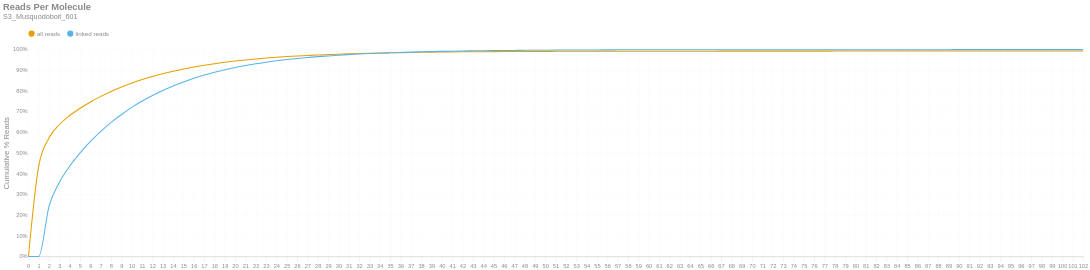

This figure's notebook cell:
### Markdown cell above
### Reads per Molecule
This chart shows the cumulative distribution of the number of reads per linked molecule. That is, how many alignments are associated with a unique molecule. This excludes the number of reads associated with invalid or absent linked-read barcodes. The `linked` histogram is the percentages recalculated when disregarding singletons.

### Code cell
if SKIPLR:
    print_html(f"Skipped")
else:
    counts = np.bincount(valids['reads'].cast(pl.Int64).to_numpy())
    weighted = counts * np.arange(len(counts))
    all_perc = weighted / n_reads
    linked_perc = weighted / n_linked_reads
    linked_perc[1] = 0
    binned_df = pl.DataFrame({
        'readsper': list(range(len(counts))),
        'all reads (cumsum)': np.cumsum(all_perc).tolist(),
        'linked reads (cumsum)': np.cumsum(linked_perc).tolist(),
    })

    with SafeRender(binned_df):
        (
            density_plot(binned_df, 'Reads Per Molecule', samplename, 'readspmol')
            .encode(
                x=alt.X('readsper:O', title=None).axis(labelAngle=0).scale(padding=0),
                y=alt.Y('value:Q', title='Cumulative % Reads').axis(format='%').stack(False),
                color=alt.Color("key:N").scale(domain=["all reads", "linked reads"]),
                tooltip=[
                    alt.Tooltip("key:N", title="Data Type"),
                    alt.Tooltip("readsper:O", title="Reads Per Molecule"),
                    alt.Tooltip("value:Q", format=".2%", title="% Reads (Cum.)")
                ]            
            )
        ).display()

### Figure 1 — Vega-Lite specification as saved in the notebook (floating-point values rounded to 4 significant figures)
{"width": "container", "height": 400, "config": {"title": {"anchor": "start", "dy": -15, "fontSize": 18, "color": "#888888", "subtitleColor": "#888888", "subtitleFontSize": 14}, "arc": {"fill": "#0072B2"}, "axis": {"domainColor": "#888888", "domainWidth": 0.5, "gridWidth": 0.2, "grid": false, "titleFontWeight": 400, "titleFontSize": 15, "labelFontSize": 11, "labelColor": "#888888", "tickColor": "#888888", "tickWidth": 0.2, "titleColor": "#888888"}, "axisBand": {"grid": false}, "axisX": {"grid": true, "tickSize": 10, "domainCap": "round"}, "axisY": {"domain": false, "grid": true, "tickSize": 0, "domainCap": "round"}, "background": "transparent", "header": {"labelFontSize": 15, "labelColor": "#888888", "titleFontSize": 15, "titleFontWeight": 600, "titleColor": "#888888"}, "legend": {"labelFont": "sans-serif", "labelFontSize": 12, "labelColor": "#888888", "symbolSize": 100, "symbolType": "circle", "titleFontSize": 12, "titlePadding": 10, "titleColor": "#888888", "title": null, "orient": "top"}, "range": {"category": ["#E69F00", "#56B4E9", "#009E73", "#F0E442", "#0072B2", "#D55E00", "#CC79A7", "#000000"], "diverging": ["#cfe8f3", "#a2d4ec", "#73bfe2", "#46abdb", "#1696d2", "#12719e"]}, "area": {"fill": "#0072B2", "fillOpacity": 0.7, "line": true, "strokeOpacity": 0.7}, "line": {"color": "#0072B2", "stroke": "#0072B2", "strokeWidth": 2}, "trail": {"color": "#0072B2", "stroke": "#0072B2", "strokeWidth": 0, "size": 1}, "point": {"filled": true, "fillOpacity": 1.0, "size": 95}, "text": {"color": "#888888", "fontSize": 11, "align": "right", "fontWeight": 400, "size": 11}, "bar": {"fill": "#0072B2", "stroke": null}, "view": {"stroke": null, "continuousWidth": 660, "continuousHeight": 400}}, "data": {"name": "data-27a051c1561fbcbdeeb8eb5b97b787e2"}, "mark": {"type": "line", "interpolate": "monotone", "point": {"opacity": 0, "size": 275}}, "encoding": {"color": {"field": "key", "scale": {"domain": ["all reads", "linked reads"]}, "type": "nominal"}, "tooltip": [{"field": "key", "title": "Data Type", "type": "nominal"}, {"field": "readsper", "title": "Reads Per Molecule", "type": "ordinal"}, {"field": "value", "format": ".2%", "title": "% Reads (Cum.)", "type": "quantitative"}], "x": {"axis": {"labelAngle": 0}, "field": "readsper", "scale": {"padding": 0}, "title": null, "type": "ordinal"}, "y": {"axis": {"format": "%"}, "field": "value", "stack": false, "title": "Cumulative % Reads", "type": "quantitative"}}, "params": [{"name": "param_c36ac31b6afebe62", "select": {"type": "point", "fields": ["key"]}, "bind": "legend"}], "title": {"text": "Reads Per Molecule", "subtitle": "S3_Musquodoboit_601"}, "transform": [{"fold": ["all reads (cumsum)", "linked reads (cumsum)"]}, {"calculate": "replace(datum.key, ' (cumsum)', '')", "as": "key"}, {"filter": {"param": "param_c36ac31b6afebe62"}}], "usermeta": {"embedOptions": {"downloadFileName": "S3_Musquodoboit_601.readspmol"}}, "$schema": "https://vega.github.io/schema/vega-lite/v6.1.0.json", "datasets": {"data-27a051c1561fbcbdeeb8eb5b97b787e2": [{"readsper": 0, "all reads (cumsum)": 0.0, "linked reads (cumsum)": 0.0}, {"readsper": 1, "all reads (cumsum)": 0.439, "linked reads (cumsum)": 0.0}, {"readsper": 2, "all reads (cumsum)": 0.5741, "linked reads (cumsum)": 0.2439}, {"readsper": 3, "all reads (cumsum)": 0.638, "linked reads (cumsum)": 0.3592}, {"readsper": 4, "all reads (cumsum)": 0.6814, "linked reads (cumsum)": 0.4377}, {"readsper": 5, "all reads (cumsum)": 0.7166, "linked reads (cumsum)": 0.5011}, {"readsper": 6, "all reads (cumsum)": 0.747, "linked reads (cumsum)": 0.556}, {"readsper": 7, "all reads (cumsum)": 0.7739, "linked reads (cumsum)": 0.6045}, {"readsper": 8, "all reads (cumsum)": 0.7979, "linked reads (cumsum)": 0.6479}, {"readsper": 9, "all reads (cumsum)": 0.8192, "linked reads (cumsum)": 0.6863}, {"readsper": 10, "all reads (cumsum)": 0.8382, "linked reads (cumsum)": 0.7207}, {"readsper": 11, "all reads (cumsum)": 0.8552, "linked reads (cumsum)": 0.7513}, {"readsper": 12, "all reads (cumsum)": 0.8702, "linked reads (cumsum)": 0.7784}, {"readsper": 13, "all reads (cumsum)": 0.8837, "linked reads (cumsum)": 0.8028}, {"readsper": 14, "all reads (cumsum)": 0.8957, "linked reads (cumsum)": 0.8245}, {"readsper": 15, "all reads (cumsum)": 0.9065, "linked reads (cumsum)": 0.8439}, {"readsper": 16, "all reads (cumsum)": 0.9162, "linked reads (cumsum)": 0.8616}, {"readsper": 17, "all reads (cumsum)": 0.9247, "linked reads (cumsum)": 0.8768}, {"readsper": 18, "all reads (cumsum)": 0.9322, "linked reads (cumsum)": 0.8904}, {"readsper": 19, "all reads (cumsum)": 0.939, "linked reads (cumsum)": 0.9027}, {"readsper": 20, "all reads (cumsum)": 0.9449, "linked reads (cumsum)": 0.9133}, {"readsper": 21, "all reads (cumsum)": 0.9501, "linked reads (cumsum)": 0.9228}, {"readsper": 22, "all reads (cumsum)": 0.955, "linked reads (cumsum)": 0.9316}, {"readsper": 23, "all reads (cumsum)": 0.9593, "linked reads (cumsum)": 0.9392}, {"readsper": 24, "all reads (cumsum)": 0.9631, "linked reads (cumsum)": 0.9462}, {"readsper": 25, "all reads (cumsum)": 0.9664, "linked reads (cumsum)": 0.9521}, {"readsper": 26, "all reads (cumsum)": 0.9693, "linked reads (cumsum)": 0.9573}, {"readsper": 27, "all reads (cumsum)": 0.9718, "linked reads (cumsum)": 0.9619}, {"readsper": 28, "all reads (cumsum)": 0.9742, "linked reads (cumsum)": 0.9662}, {"readsper": 29, "all reads (cumsum)": 0.9762, "linked reads (cumsum)": 0.9697}, {"readsper": 30, "all reads (cumsum)": 0.9781, "linked reads (cumsum)": 0.9732}, {"readsper": 31, "all reads (cumsum)": 0.9797, "linked reads (cumsum)": 0.9761}, {"readsper": 32, "all reads (cumsum)": 0.9812, "linked reads (cumsum)": 0.9788}, {"readsper": 33, "all reads (cumsum)": 0.9824, "linked reads (cumsum)": 0.981}, {"readsper": 34, "all reads (cumsum)": 0.9835, "linked reads (cumsum)": 0.983}, {"readsper": 35, "all reads (cumsum)": 0.9845, "linked reads (cumsum)": 0.9847}, {"readsper": 36, "all reads (cumsum)": 0.9854, "linked reads (cumsum)": 0.9864}, {"readsper": 37, "all reads (cumsum)": 0.9863, "linked reads (cumsum)": 0.988}, {"readsper": 38, "all reads (cumsum)": 0.987, "linked reads (cumsum)": 0.9893}, {"readsper": 39, "all reads (cumsum)": 0.9876, "linked reads (cumsum)": 0.9905}, {"readsper": 40, "all reads (cumsum)": 0.9883, "linked reads (cumsum)": 0.9916}, {"readsper": 41, "all reads (cumsum)": 0.9888, "linked reads (cumsum)": 0.9926}, {"readsper": 42, "all reads (cumsum)": 0.9893, "linked reads (cumsum)": 0.9935}, {"readsper": 43, "all reads (cumsum)": 0.9897, "linked reads (cumsum)": 0.9942}, {"readsper": 44, "all reads (cumsum)": 0.9901, "linked reads (cumsum)": 0.9948}, {"readsper": 45, "all reads (cumsum)": 0.9904, "linked reads (cumsum)": 0.9954}, {"readsper": 46, "all reads (cumsum)": 0.9907, "linked reads (cumsum)": 0.9959}, {"readsper": 47, "all reads (cumsum)": 0.9909, "linked reads (cumsum)": 0.9963}, {"readsper": 48, "all reads (cumsum)": 0.9911, "linked reads (cumsum)": 0.9967}, {"readsper": 49, "all reads (cumsum)": 0.9913, "linked reads (cumsum)": 0.9971}, {"readsper": 50, "all reads (cumsum)": 0.9915, "linked reads (cumsum)": 0.9974}, {"readsper": 51, "all reads (cumsum)": 0.9917, "linked reads (cumsum)": 0.9977}, {"readsper": 52, "all reads (cumsum)": 0.9919, "linked reads (cumsum)": 0.9981}, {"readsper": 53, "all reads (cumsum)": 0.992, "linked reads (cumsum)": 0.9983}, {"readsper": 54, "all reads (cumsum)": 0.9921, "linked reads (cumsum)": 0.9985}, {"readsper": 55, "all reads (cumsum)": 0.9922, "linked reads (cumsum)": 0.9987}, {"readsper": 56, "all reads (cumsum)": 0.9923, "linked reads (cumsum)": 0.9988}, {"readsper": 57, "all reads (cumsum)": 0.9923, "linked reads (cumsum)": 0.999}, {"readsper": 58, "all reads (cumsum)": 0.9924, "linked reads (cumsum)": 0.999}, {"readsper": 59, "all reads (cumsum)": 0.9925, "linked reads (cumsum)": 0.9991}, {"readsper": 60, "all reads (cumsum)": 0.9925, "linked reads (cumsum)": 0.9992}, {"readsper": 61, "all reads (cumsum)": 0.9925, "linked reads (cumsum)": 0.9993}, {"readsper": 62, "all reads (cumsum)": 0.9926, "linked reads (cumsum)": 0.9994}, {"readsper": 63, "all reads (cumsum)": 0.9926, "linked reads (cumsum)": 0.9994}, {"readsper": 64, "all reads (cumsum)": 0.9927, "linked reads (cumsum)": 0.9995}, {"readsper": 65, "all reads (cumsum)": 0.9927, "linked reads (cumsum)": 0.9995}, {"readsper": 66, "all reads (cumsum)": 0.9927, "linked reads (cumsum)": 0.9996}, {"readsper": 67, "all reads (cumsum)": 0.9927, "linked reads (cumsum)": 0.9996}, {"readsper": 68, "all reads (cumsum)": 0.9927, "linked reads (cumsum)": 0.9996}, {"readsper": 69, "all reads (cumsum)": 0.9928, "linked reads (cumsum)": 0.9997}, {"readsper": 70, "all reads (cumsum)": 0.9928, "linked reads (cumsum)": 0.9997}, {"readsper": 71, "all reads (cumsum)": 0.9928, "linked reads (cumsum)": 0.9998}, {"readsper": 72, "all reads (cumsum)": 0.9928, "linked reads (cumsum)": 0.9998}, {"readsper": 73, "all reads (cumsum)": 0.9928, "linked reads (cumsum)": 0.9998}, {"readsper": 74, "all reads (cumsum)": 0.9928, "linked reads (cumsum)": 0.9998}, {"readsper": 75, "all reads (cumsum)": 0.9928, "linked reads (cumsum)": 0.9998}, {"readsper": 76, "all reads (cumsum)": 0.9928, "linked reads (cumsum)": 0.9999}, {"readsper": 77, "all reads (cumsum)": 0.9929, "linked reads (cumsum)": 0.9999}, {"readsper": 78, "all reads (cumsum)": 0.9929, "linked reads (cumsum)": 0.9999}, {"readsper": 79, "all reads (cumsum)": 0.9929, "linked reads (cumsum)": 0.9999}, {"readsper": 80, "all reads (cumsum)": 0.9929, "linked reads (cumsum)": 0.9999}, {"readsper": 81, "all reads (cumsum)": 0.9929, "linked reads (cumsum)": 0.9999}, {"readsper": 82, "all reads (cumsum)": 0.9929, "linked reads (cumsum)": 0.9999}, {"readsper": 83, "all reads (cumsum)": 0.9929, "linked reads (cumsum)": 0.9999}, {"readsper": 84, "all reads (cumsum)": 0.9929, "linked reads (cumsum)": 0.9999}, {"readsper": 85, "all reads (cumsum)": 0.9929, "linked reads (cumsum)": 0.9999}, {"readsper": 86, "all reads (cumsum)": 0.9929, "linked reads (cumsum)": 0.9999}, {"readsper": 87, "all reads (cumsum)": 0.9929, "linked reads (cumsum)": 0.9999}, {"readsper": 88, "all reads (cumsum)": 0.9929, "linked reads (cumsum)": 0.9999}, {"readsper": 89, "all reads (cumsum)": 0.9929, "linked reads (cumsum)": 1.0}, {"readsper": 90, "all reads (cumsum)": 0.9929, "linked reads (cumsum)": 1.0}, {"readsper": 91, "all reads (cumsum)": 0.9929, "linked reads (cumsum)": 1.0}, {"readsper": 92, "all reads (cumsum)": 0.9929, "linked reads (cumsum)": 1.0}, {"readsper": 93, "all reads (cumsum)": 0.9929, "linked reads (cumsum)": 1.0}, {"readsper": 94, "all reads (cumsum)": 0.9929, "linked reads (cumsum)": 1.0}, {"readsper": 95, "all reads (cumsum)": 0.9929, "linked reads (cumsum)": 1.0}, {"readsper": 96, "all reads (cumsum)": 0.9929, "linked reads (cumsum)": 1.0}, {"readsper": 97, "all reads (cumsum)": 0.9929, "linked reads (cumsum)": 1.0}, {"readsper": 98, "all reads (cumsum)": 0.9929, "linked reads (cumsum)": 1.0}, {"readsper": 99, "all reads (cumsum)": 0.9929, "linked reads (cumsum)": 1.0}, {"readsper": 100, "all reads (cumsum)": 0.9929, "linked reads (cumsum)": 1.0}, {"readsper": 101, "all reads (cumsum)": 0.9929, "linked reads (cumsum)": 1.0}, {"readsper": 102, "all reads (cumsum)": 0.9929, "linked reads (cumsum)": 1.0}]}}
